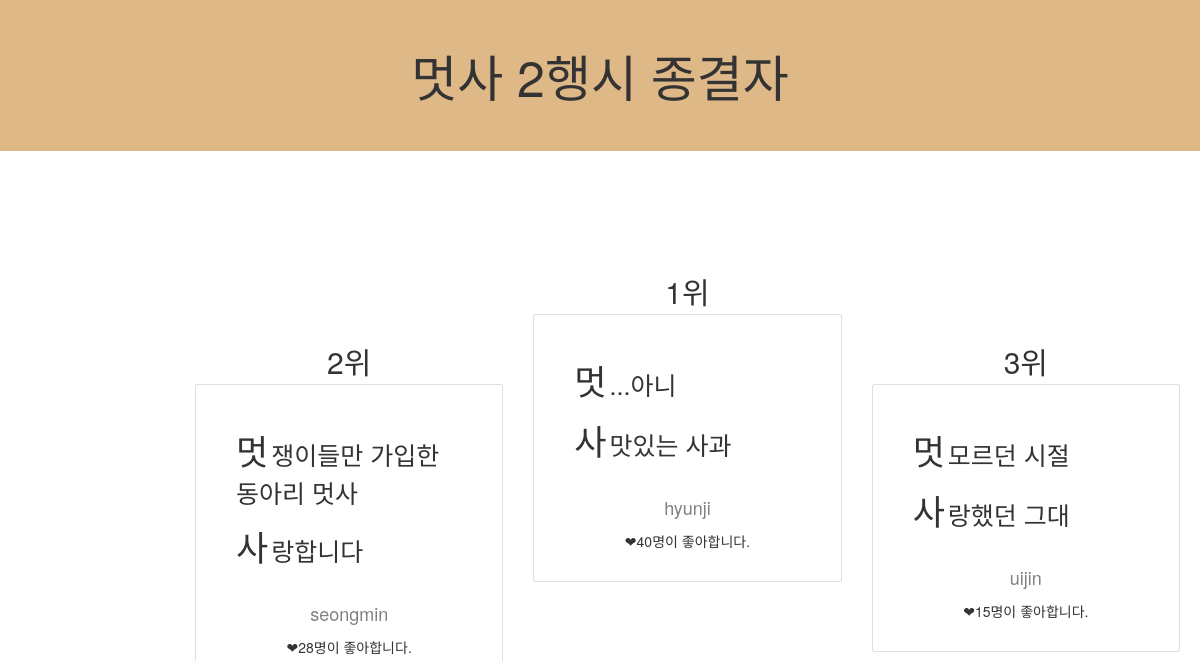
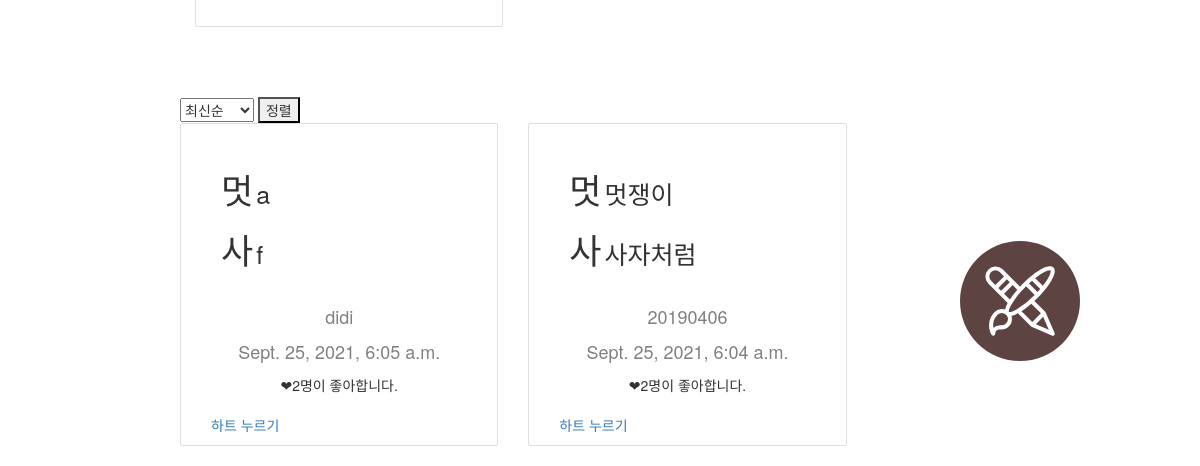
Before: /likelion/ with the older database file (2 pictures, top to bottom).
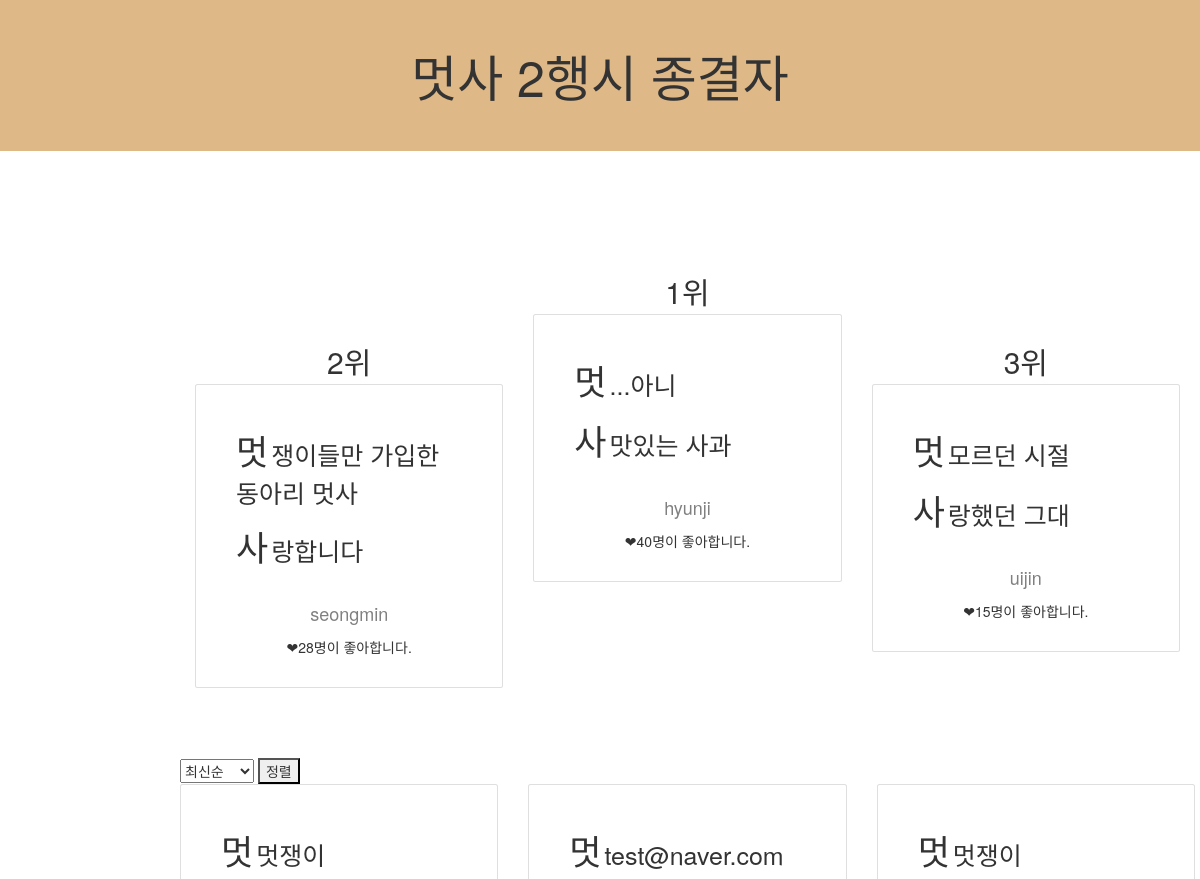
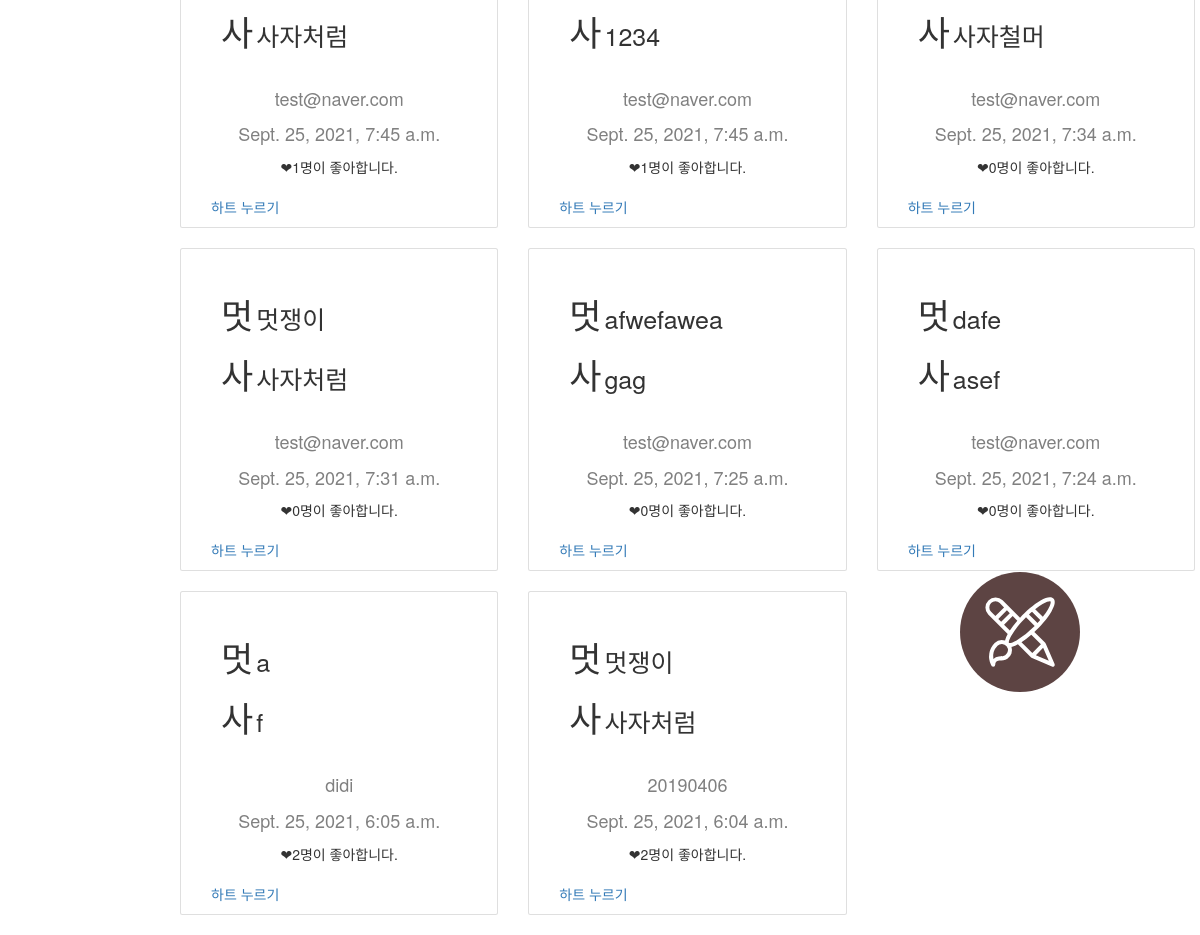
After: the same page with the newer database file (2 pictures, top to bottom).
### main/models.py (models this page shows)
class Likelion(models.Model) :
    likelion_first = models.CharField(max_length=200, verbose_name= "멋 likelion_first", null=True) # default = "멋" 을 넣어야 하나??
    likelion_second = models.CharField(max_length=200, verbose_name= "사 likelion_first", null=True) # default = "사" 를 넣어야 하나??
    created = models.DateTimeField(auto_now_add=True, verbose_name = "최근 순 created", null=True)
    writer = models.ForeignKey(settings.AUTH_USER_MODEL, on_delete=models.CASCADE, verbose_name = "작성자 writer", null=True)
    like_users = models.ManyToManyField(settings.AUTH_USER_MODEL, related_name ='like_counts', verbose_name="좋아요 수 like_users", null=True)

### main/views.py (the view)
# urls.py: path('likelion/', main.views.likelion, name = 'likelion'), # 멋사
def likelion(request) :
    sort = request.GET.get('sort')
    goods = Likelion.objects.order_by('-like_users')[:3]
    if sort == 'like_users':
        likelion = Likelion.objects.order_by('-like_users')
    else:
        likelion = Likelion.objects.all().order_by('-created')
    print(len(likelion))
    context ={
        'likelion' : likelion,
        'request' : request,
        'sort' : sort,
        'goods1': goods,
    }
    return render(request, 'main.html', context)

### main/templates/main.html (shortened to what this page needs)
<!DOCTYPE html>
<html lang="en">
<head>
    <link href="https://cdn.jsdelivr.net/npm/bootstrap@5.1.1/dist/css/bootstrap.min.css" rel="stylesheet"
>
    <link rel="stylesheet" href="https://stackpath.bootstrapcdn.com/bootstrap/4.1.3/css/bootstrap.min.css">
    <link rel="stylesheet" href="https://maxcdn.bootstrapcdn.com/bootstrap/3.3.7/css/bootstrap.min.css">
</head>
<body>
    <div class=" main-container">
        <div class="title-container" style>
            <div class="title-space" style="text-align: center; font-size: 50px;">멋사 2행시 종결자</div>
        </div>
        <div class="content-container">
            <div class="ranking-space">
                <div class="top3-ranks align-self-center" >
                    <div class="top2 col-sm-4" style="margin-top:70px;">
                        <div class="top3-ranking" style="text-align: center; font-size:30px;">2위</div>
                        <div class="card" style="width:100%; margin-bottom:20px">
                            <div class="card-body">
                                <div class="content" style="margin-top:10px;">
                                    <p style="font-size: 25px; ">
                                        <inline style="font-size: 35px; margin-right:3px;">멋</inline>쟁이들만 가입한 동아리 멋사
                                    </p>
                                    <p style="font-size: 25px; ">
                                        <inline style="font-size: 35px; margin-right:3px;">사</inline>랑합니다
                                    </p>
                                </div>
                                <div class="card-info">
                                    <p class="card-writer" style="font-size:18px;  color:grey">seongmin</p>
                                    <p class="card-like">❤28명이 좋아합니다.</p>
                                </div>
                            </div>
                        </div>
                    </div>
                    <div class="top1 col-sm-4">
                        <div class="top3-ranking" style="text-align: center; font-size:30px;">1위</div>
                        <div class="card" style="width:100%; margin-bottom:20px">
                            <div class="card-body">
                                <div class="content" style="margin-top:10px;">
                                    <p style="font-size: 25px; ">
                                        <inline style="font-size: 35px; margin-right:3px;">멋</inline>...아니
                                    </p>
                                    <p style="font-size: 25px; ">
                                        <inline style="font-size: 35px; margin-right:3px;">사</inline>맛있는 사과
                                    </p>
                                </div>
                                <div class="card-info">
                                    <p class="card-writer" style="font-size:18px;  color:grey">hyunji</p>
                                    <p class="card-like">❤40명이 좋아합니다.</p>
                                </div>
                            </div>
                        </div>
                    </div>
                    <div class="top3 col-sm-4" style="margin-top:70px;">
                        <div class="top3-ranking" style="text-align: center; font-size:30px;">3위</div>
                        <div class="card" style="width:100%; margin-bottom:20px">
                            <div class="card-body">
                                <div class="content" style="margin-top:10px;">
                                    <p style="font-size: 25px; ">
                                        <inline style="font-size: 35px; margin-right:3px;">멋</inline>모르던 시절
                                    </p>
                                    <p style="font-size: 25px; ">
                                        <inline style="font-size: 35px; margin-right:3px;">사</inline>랑했던 그대
                                    </p>
                                </div>
                                <div class="card-info">
                                    <p class="card-writer" style="font-size:18px;  color:grey">uijin</p>
                                    <p class="card-like">❤15명이 좋아합니다.</p>
                                </div>
                            </div>
                        </div>
                    </div>
                </div>
            </div>
            <div class="all-content-container justify-content-end">
                <div style='width:1015px; margin:0 auto; margin-top:50px;'>
                    <form method="GET" action="">
                        <div>
                            <select name="sort" id="sort">
                                <option value="recently" id="recently">최신순</option>
                            </select>
                            <button type="submit" value="">정렬</button>
                        </div>
                    </form>
                    <div class="tab-content">
                        <div class="tab-pane fade in active" id="sort-by-popularity">
                            <div class="row">
                            {% for i in likelion %}
                                <div class="text-element col-sm-4">
                                    <div class="card" style="width:100%; margin-bottom:20px">
                                        <div class="card-body">
                                            <div class="content" style="margin-top:10px;">
                                                <p style="font-size: 25px; ">
                                                    <inline style="font-size: 35px; margin-right:3px;">멋</inline>{{i.likelion_first}}
                                                </p>
                                                <p style="font-size: 25px; ">
                                                    <inline style="font-size: 35px; margin-right:3px;">사</inline>{{i.likelion_second}}
                                                </p>
                                            </div>
                                            <div class="card-info">
                                                <p class="card-writer" style="font-size:18px;  color:grey">{{i.writer}}</p>
                                                <p class="card-date" style="font-size:18px;  color:grey">{{ i.created }}</p>
                                                <p class="card-like">❤{{ i.like_users.count}}명이 좋아합니다.</p>
                                            </div>
                                            {% if request.user in i.like_users.all %}
                                            <a href="{% url 'likelion_like' i.pk %}">
                                            하트 취소하기
                                            </a>
                                            {% else %}
                                            <a href="{% url 'likelion_like' i.pk %}">
                                            하트 누르기</a>
                                            {% endif %}
                                        </div>
                                    </div>
                                </div>
                            {% endfor %}
                            </div>
                        </div>
                    </div>
                </div>
                <a href="{% url 'likelion_create' %}"class="add-new-content">
                    <img src="../static/image/글쓰기 버튼.svg">
                </a>
            </div>
        </div>
    </div>
</body>
</html>

### main/templates/main.html (style rules this page uses)
body { margin: 0; padding: 0; }
.title-container { background-color: burlywood; padding: 40px; }
.content-container { width: 70%; margin: auto; }
.ranking-space { align-content: center; width:1015px; margin: 0 auto; }
.top3-ranks { display: flex; flex-direction: row; margin-top:120px; }
.card { width: 300px; padding: 10px; }
.card-body { padding:20px 20px 0 20px; }
.card-body .content { margin: 10px 10px 0 10px; }
.card-info { margin: 30px 0 20px 0; text-align: center; }
.card-writer { margin:10px 0 10px 0; }
.add-new-content { position: fixed; top: 80%; right: 10%; border:none; background-color: white; }

Changed rows visible on the page:
added Likelion: likelion_first "멋쟁이", likelion_second "사자처럼", writer "test@naver.com", created "Sept. 25, 2021, 7:45 a.m.", like_users.count "1", shows "하트 누르기"
added Likelion: likelion_first "test@naver.com", likelion_second "1234", writer "test@naver.com", created "Sept. 25, 2021, 7:45 a.m.", like_users.count "1", shows "하트 누르기"
added Likelion: likelion_first "멋쟁이", likelion_second "사자철머", writer "test@naver.com", created "Sept. 25, 2021, 7:34 a.m.", like_users.count "0", shows "하트 누르기"
added Likelion: likelion_first "멋쟁이", likelion_second "사자처럼", writer "test@naver.com", created "Sept. 25, 2021, 7:31 a.m.", like_users.count "0", shows "하트 누르기"
added Likelion: likelion_first "afwefawea", likelion_second "gag", writer "test@naver.com", created "Sept. 25, 2021, 7:25 a.m.", like_users.count "0", shows "하트 누르기"
added Likelion: likelion_first "dafe", likelion_second "asef", writer "test@naver.com", created "Sept. 25, 2021, 7:24 a.m.", like_users.count "0", shows "하트 누르기"
